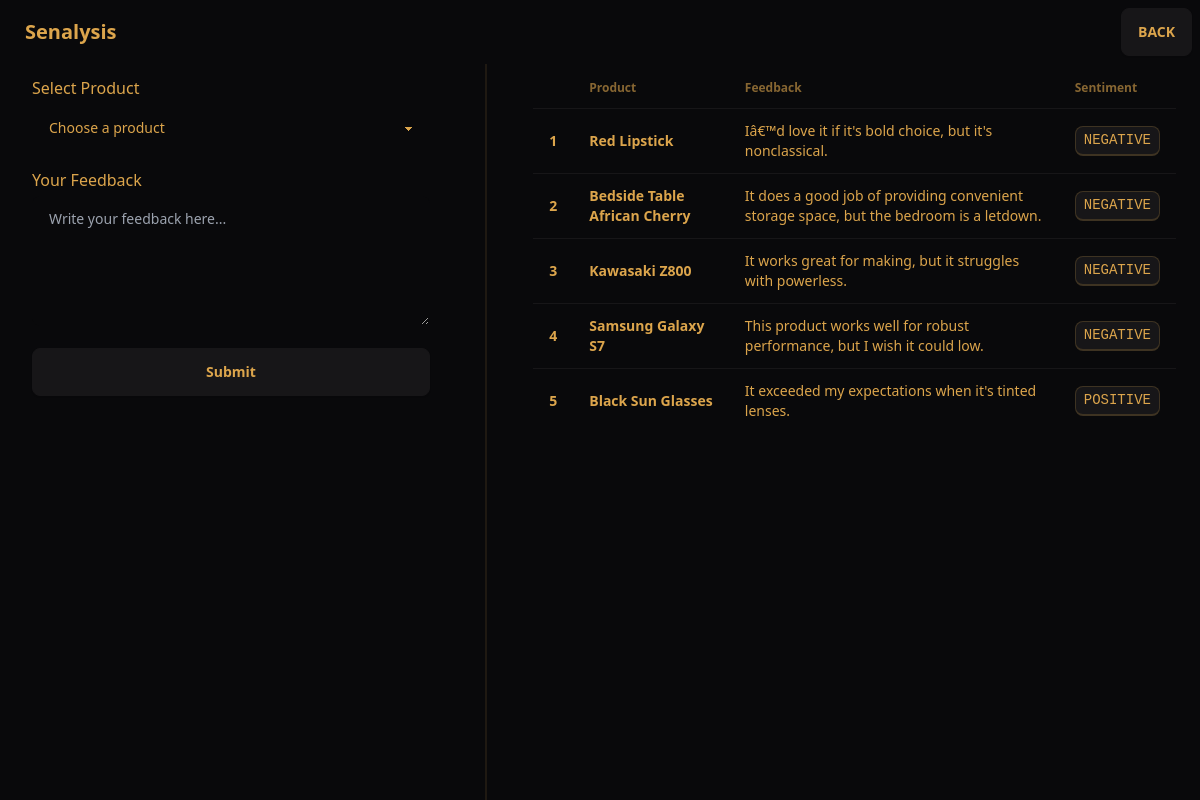
Page /user/169 on the earlier database version.
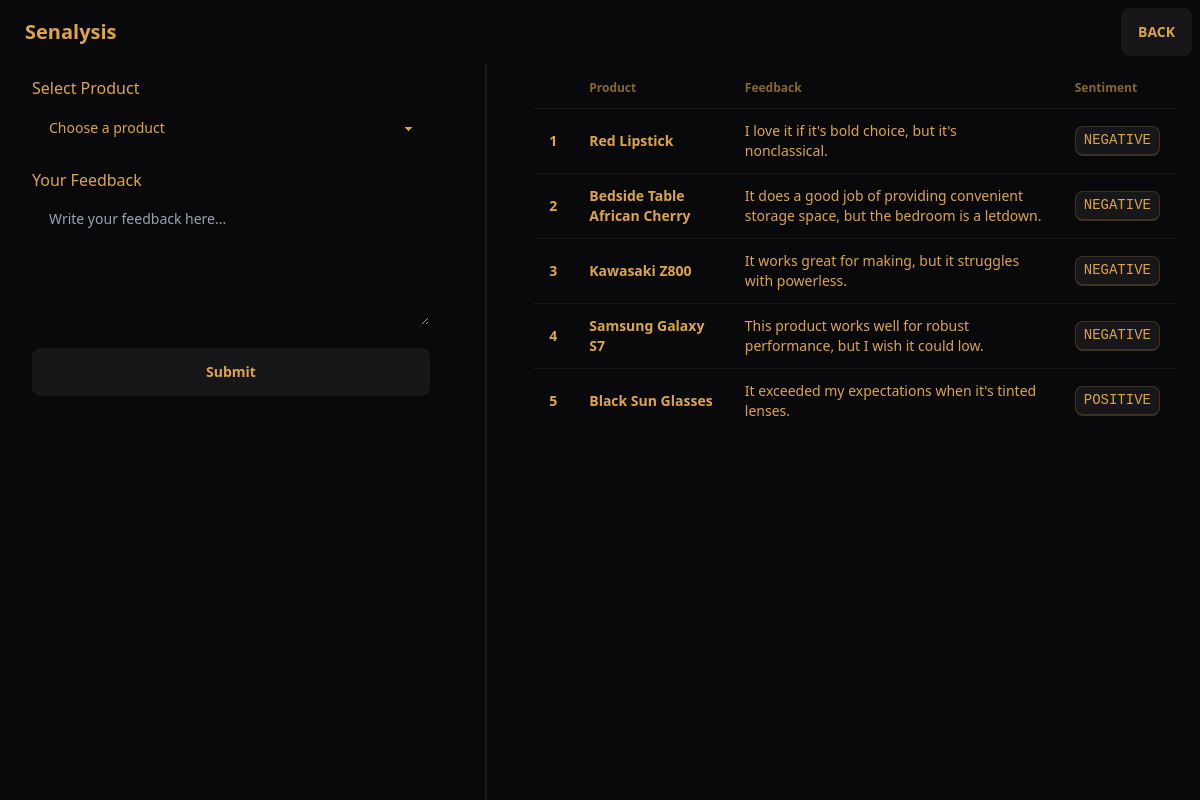
Same page on the later database version.
### tables this page shows
CREATE TABLE "feedback" (
    fid INTEGER PRIMARY KEY AUTOINCREMENT,
    uid INTEGER,
    pid INTEGER,
    feedback TEXT,
    timestamp TEXT DEFAULT CURRENT_TIMESTAMP,
    sentiment TEXT,
    FOREIGN KEY (uid) REFERENCES users (uid),
    FOREIGN KEY (pid) REFERENCES products (pid)
);

CREATE TABLE products (
    pid INTEGER PRIMARY KEY AUTOINCREMENT,
    cid INTEGER,
    product TEXT,
    thumbnail TEXT,
    FOREIGN KEY (cid) REFERENCES companies (cid)
);

### app.py (the view)
@app.route('/user/<uid>')
def profile(uid):
    conn = get_db_connection()
    cursor = conn.cursor()
    cursor.execute("SELECT fname, lname FROM users WHERE uid = ?", (uid,))
    user = cursor.fetchone()
    if not user:
        conn.close()
        return "User not found", 404
    cursor.execute("SELECT pid, product FROM products")
    products = cursor.fetchall()
    cursor.execute("""
        SELECT f.feedback, f.sentiment, p.product
        FROM feedback f
        JOIN products p ON f.pid = p.pid
        WHERE f.uid = ?
    """, (uid,))
    feedbacks = cursor.fetchall()
    conn.close()
    return render_template('user.html', user=user, products=products, feedbacks=feedbacks, user_uid=uid)

### app.py (called while the page is built)
def get_db_connection():
    conn = sqlite3.connect(DATABASE)
    conn.row_factory = sqlite3.Row
    return conn

### templates/user.html (shortened to what this page needs)
{% extends "base.html" %}
{% block content %}
<div class="flex min-h-screen">
  <div class="w-2/5 p-8">
    <h2 class="text-lg font-bold mb-4">Submit Feedback</h2>
    <form action="/submit" method="post" class="space-y-4">
      <div>
        <label for="product" class="block font-medium mb-1">Select Product</label>
        <select
          id="product"
          name="product"
          class="select w-full max-w-full"
          required
        >
          <option disabled selected>Choose a product</option>
        </select>
      </div>
      <div>
        <label for="feedback" class="block font-medium mb-1">Your Feedback</label>
        <textarea
          id="feedback"
          name="feedback"
          class="textarea w-full max-w-full"
          rows="4"
          placeholder="Write your feedback here..."
          required
        ></textarea>
      </div>
      <button type="submit" class="btn w-full">
        Submit
      </button>
    </form>
  </div>
  <div class="divider lg:divider-horizontal"></div>
  <div class="w-3/5 p-6">
    <h2 class="text-lg font-bold mb-4">Your Previous Feedbacks</h2>
    <div class="overflow-x-auto">
      <table class="table w-full">
        <thead>
          <tr>
            <th></th>
            <th>Product</th>
            <th>Feedback</th>
            <th>Sentiment</th>
          </tr>
        </thead>
        <tbody>
          {% for feedback in feedbacks %}
          <tr>
            <th>{{ loop.index }}</th>
            <td><b>{{ feedback.product }}</b></td>
            <td>{{ feedback.feedback }}</td>
            <td><kbd class="kbd">{{ feedback.sentiment }}</kbd>
            </td>
          </tr>
          {% else %}
          <tr>
            <td colspan="4" class="text-center text-gray-600">No feedback submitted yet.</td>
          </tr>
          {% endfor %}
        </tbody>
      </table>
    </div>
  </div>
</div>
{% endblock %}

### templates/base.html (shortened to what this page needs)
<!DOCTYPE html>
<html lang="en">
  <head>
    <link
      href="https://cdn.jsdelivr.net/npm/daisyui@4.12.22/dist/full.min.css"
      rel="stylesheet"
      type="text/css"
    />
    <script src="https://cdn.tailwindcss.com"></script>
  </head>
  <body>
    <div class="navbar bg-base-100" style="position: absolute">
      <div class="navbar-start">
        <a class="btn btn-ghost text-xl" href="/">Senalysis</a>
      </div>
      <div class="navbar-end">
        <a class="btn" onclick="window.history.back()">BACK</a>
      </div>
    </div>
    {% block content %}{% endblock %}
  </body>
</html>

### templates/base.html (style rules this page uses)
:root { color-scheme: dark; --pc: 20% 0 0; --sc: 85.5163% 0.012821 261.069149; --ac: 87.3349% 0.010348 338.82597; --inc: 15.8122% 0.024356 237.133883; --suc: 15.6239% 0.038579 132.154381; --wac: 17.2255% 0.027305 102.89115; --erc: 14.3506% 0.035271 22.568916; --rounded-box: 1rem; --rounded-btn: 0.5rem; --rounded-badge: 1.9rem; --animation-btn: 0.25s; --animation-input: .2s; --btn-focus-scale: 0.95; --border-btn: 1px; --tab-border: 1px; --tab-radius: 0.5rem; --p: 100% 0 0; --s: 27.5815% 0.064106 261.069149; --a: 36.6744% 0.051741 338.82597; --n: 24.27% 0.057015 59.825019; --nc: 93.2033% 0.089631 90.861683; --b1: 14.0765% 0.004386 285.822869; --b2: 20.2191% 0.004211 308.22937; --b3: 29.8961% 0.003818 308.318612; --bc: 75.6879% 0.123666 76.890484; --in: 79.0612% 0.121778 237.133883; --su: 78.1197% 0.192894 132.154381; --wa: 86.1274% 0.136524 102.89115; --er: 71.7531% 0.176357 22.568916 }

Differences in the rows shown:
changed feedback "Red Lipstick": feedback "Iâ€™d love it if it's bold choice, but it's nonclassical." → "I love it if it's bold choice, but it's nonclassical."
